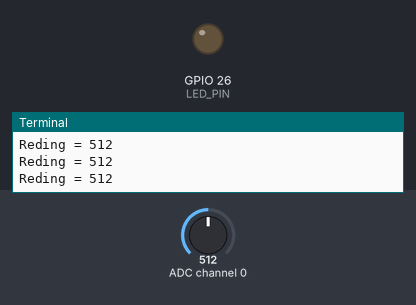
This program was run on a simulated Raspberry Pi (BCM pin numbers). Parts: output pins drawn as LEDs (lit = HIGH), the last lines printed to the terminal. The test bench sets the inputs (shaded band); at power-on: ADC channel 0 = 512 (analog values on the 0–1023 scale).

Above: at 1.2 s.
1.3 s: ADC channel 0 set to 497
At 1.9 s:
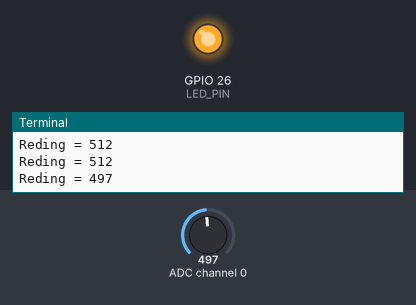
3.0 s: ADC channel 0 set to 522
At 4.2 s:
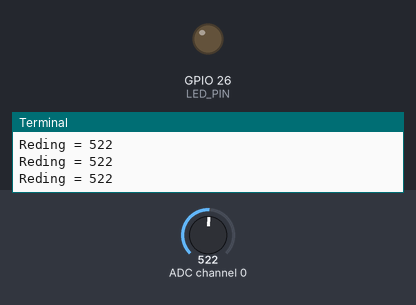
4.5 s: ADC channel 0 set to 511
At 5.5 s:
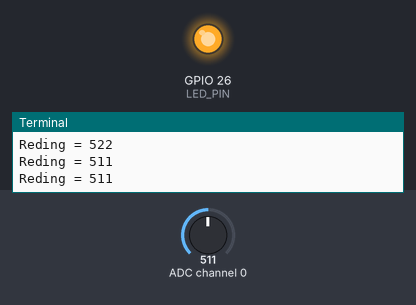
Timing chart, 0 to 7.5 s (numbered marks = the images above; inputs shaded):
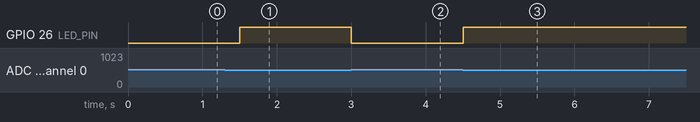

The program:

LDR_task.py
```python
import time

import RPi.GPIO as GPIO  # GPIO 모듈 import
import spidev

LED_PIN = 26 # PIN 번호 설정
GPIO.setmode(GPIO.BCM) #핀 번호 방식 설정(GPIO.BOART or GPIO.BCM)
GPIO.setup(LED_PIN, GPIO.OUT) #PIN 모드 설정(GPIO.OUT or GPIO.IN)
#빛이 밝을 수록 큰 값, 어두울 수록 작은 값
# SPI 인스턴스 생성
spi = spidev.SpiDev()

# SPI 통신 시작
spi.open(0, 0) # bus: 0, dev: 0(CE0, CE1 둘 중 하나가 0임)

# SPI 최대 통신 속도 설정
spi.max_speed_hz = 100000

# 채널에서 읽어온 아날로그값을 디지털로 변환하여 리턴하는 함수
def analog_read(channel):
    #[byte_1, byte_2, byte_3]
    # byte_1 : 1
    # byte_2 : channel(0) + 8 = 0000 1000(2진수) << 4 - > 1000 0000
    # byte_3 : 0
    ret = spi.xfer2([1, (channel + 8) << 4, 0])
    adc_out = ((ret[1] & 3) << 8) + ret[2]
    return adc_out

try:
    while True:
        reading = analog_read(0)
        print("Reding = %d" % reading) # 0 ~ 1023
        if (reading < 512):
            GPIO.output(LED_PIN, 1)
        else:
            GPIO.output(LED_PIN, 0)
              # 0 ~ 1023
        time.sleep(0.5)
finally:
    spi.close()
```

Measured:
- the behaviour switches between 512 and 511 on ADC channel 0 (found by bisection; images 0 and 1)
- after the input at 1.3 s, GPIO 26 (LED_PIN): LOW → HIGH after 0.20 s
- after the input at 3.0 s, GPIO 26 (LED_PIN): HIGH → LOW at once
- after the input at 4.5 s, GPIO 26 (LED_PIN): LOW → HIGH at once
